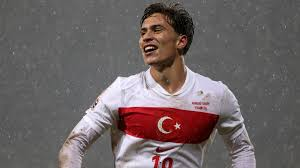
#> input picture OpenCV Uygulamalar/kenan.jpeg, 300 x 168 px, found by its file name
$ python sekilEkleme.py
#> lines starting #> are read from the running program, lines starting #| are printed output that depends on the picture
import cv2

img = cv2.imread(r"C:\Users\MUSA\Desktop\OpenCV Uygulamalar\kenan.jpeg")
#> img is the input picture: shape (168, 300, 3); mean B, G, R 100.8, 100.4, 110.2

cv2.rectangle(img, (60,60), (200,200), (0,255,0), 3)
cv2.circle(img, (100,100), 50, (255, 0, 0), -1)
cv2.line(img, (40,40), (300, 300), (0, 0, 255), 2)
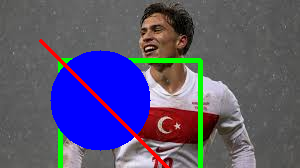
#> img: shape (168, 300, 3); mean B, G, R 116.2, 84.4, 89.1
cv2.imshow("Sekiller Cizilmis Goruntu", img)

cv2.waitKey(0)
cv2.destroyAllWindows()

$ run again, with OpenCV Uygulamalar/MilliTakim.jpg copied over OpenCV Uygulamalar/kenan.jpeg
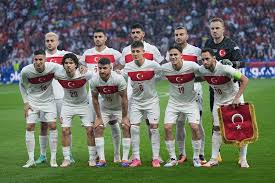
#> input picture OpenCV Uygulamalar/MilliTakim.jpg, 275 x 183 px, found by its file name
#> img is the input picture: shape (183, 275, 3); mean B, G, R 98.2, 112.5, 108.6
#> `cv2.line(img, (40,40), (300, 300), (0, 0, 255), 2)`:
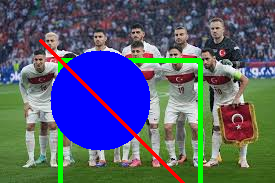
#> img: shape (183, 275, 3); mean B, G, R 112.4, 93.4, 85.6
